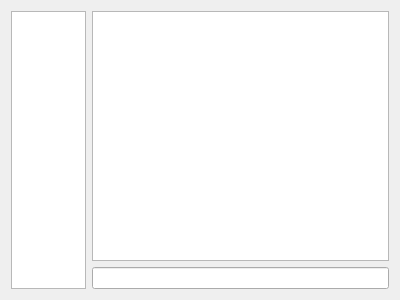
<?xml version="1.0" encoding="UTF-8"?>
<ui version="4.0">
 <class>MainWindow</class>
 <widget class="QMainWindow" name="MainWindow">
  <property name="geometry">
   <rect>
    <x>0</x>
    <y>0</y>
    <width>400</width>
    <height>300</height>
   </rect>
  </property>
  <property name="windowTitle">
   <string>MainWindow</string>
  </property>
  <widget class="QWidget" name="centralWidget">
   <layout class="QHBoxLayout" name="horizontalLayout">
    <item>
     <widget class="QListWidget" name="listWidget">
      <property name="maximumSize">
       <size>
        <width>75</width>
        <height>16777215</height>
       </size>
      </property>
     </widget>
    </item>
    <item>
     <layout class="QVBoxLayout" name="verticalLayout_2">
      <item>
       <widget class="QTextEdit" name="textEdit"/>
      </item>
      <item>
       <widget class="QLineEdit" name="lineEdit"/>
      </item>
     </layout>
    </item>
   </layout>
  </widget>
 </widget>
 <layoutdefault spacing="6" margin="11"/>
 <resources/>
 <connections/>
</ui>
